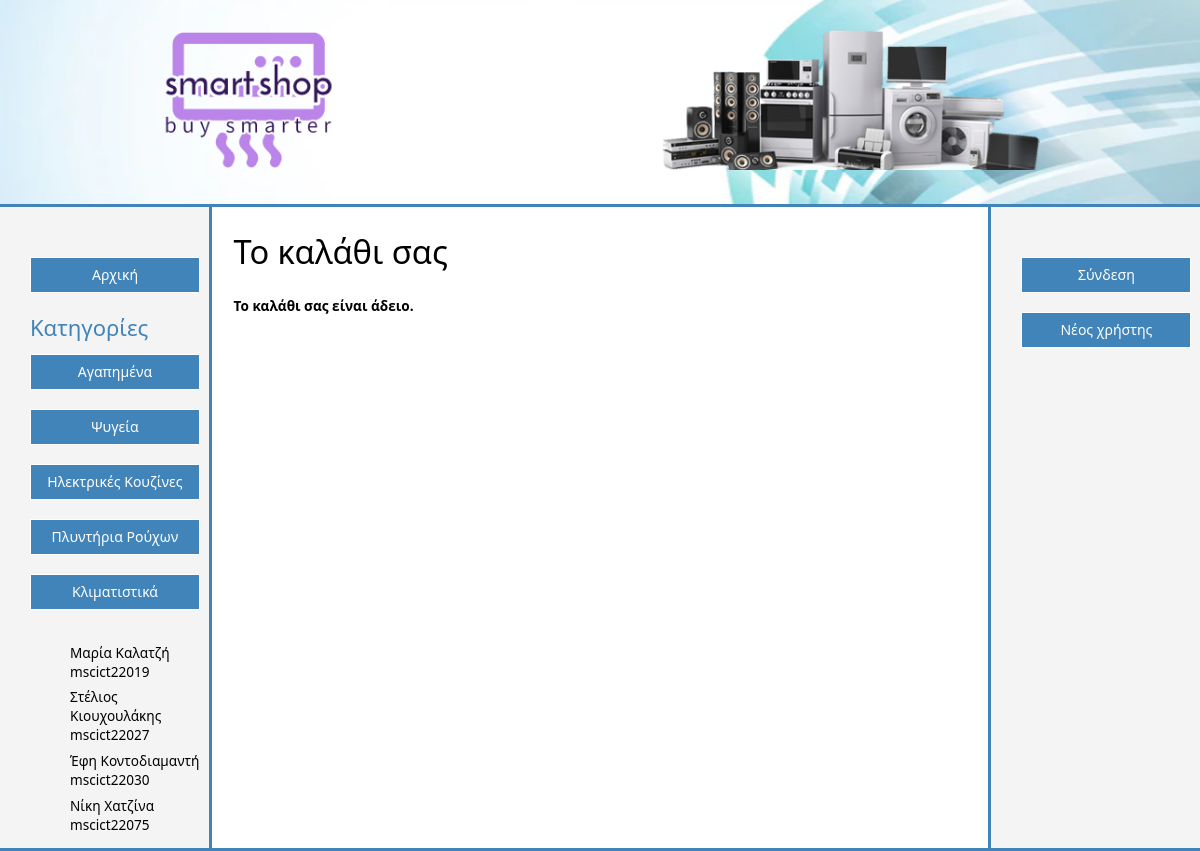
The app's page /cart.php with its own data.
### tables this page shows
CREATE TABLE `categories` (
  `cat_id` int(11) NOT NULL,
  `cat_name` varchar(45) NOT NULL
);

### leftsidebar.php (the view, shortened to what this page needs)
<html>
	<head>
		<link href="css/styles.css" rel="stylesheet" type="text/css">
	</head>
<?php
	echo "<form action='index.php' method='POST'>";
	echo "<input type='Submit' class='menuButton' value='Αρχική'><br><br>";
	echo "</form>";
	echo "<h2>Κατηγορίες</h2>";
	$SQL = "select 		cat_id, cat_name
			from 		categories
			order by 	cat_id";
	$result = mysqli_query($con, $SQL);
	while ($row = mysqli_fetch_array($result,MYSQLI_ASSOC))
	{
		echo "<form action='index.php?cat=".$row["cat_id"]."' method='POST'>";
		echo "<input type='Submit' class='menuButton' value='".$row["cat_name"]."'><br><br>";
		echo "</form>";
	}
?>
	<body>
	<ul>
		<li>Μαρία Καλατζή<br>mscict22019</li>
		<li>Στέλιος Κιουχουλάκης<br>mscict22027</li>
		<li>Έφη Κοντοδιαμαντή<br>mscict22030</li>
		<li>Νίκη Χατζίνα<br>mscict22075</li>
	</ul>
	</body>
</html>

### css/styles.css (style rules this page uses)
﻿body, html { background-color:white; width: 100vw; height: 100%; margin: 0; padding: 0; overflow-style: auto; padding: 0 0px 0 0px; }
li { list-style: none; margin-left: 0; margin-bottom: 0.5em; }
body { font-size: .85em; font-family: "Segoe UI", Verdana, Helvetica, Sans-Serif; margin: 0; padding: 0; height: 100%; }
.menuButton { width: 165px; height: 36px; border-style: solid; border-width: 1px; border-color: white; background-color: #4084b9; color: white; text-align: center; }
h1, h2, h3, h4, h5, h6 { color: black; margin-left: 0px; padding: 0; }
h2 { font-size: 22px; font-family: "Segoe UI", Verdana, Helvetica, Sans-Serif; font-weight: normal; color: #4084b9; text-align: left; margin-top: 0; margin-bottom: 12px; margin-left: 0px; line-height: normal; }
input, textarea, select { border: 1px solid #555; padding-top: 6px; padding-bottom: 6px; padding-left: 10px; padding-right: 10px; font-family: "Segoe UI", Verdana, Helvetica, Sans-Serif; font-size: 14px; line-height: 1.4em; text-align: left; }
td { border-style:solid; border-width:0px; border-color:black; padding: 0px; }
.menuButton { width: 170px; height: 36px; border-style: solid; border-width: 1px; border-color: white; background-color: #4084b9; color: white; text-align: center; }

### records on screen
categories: cat_name "Αγαπημένα"
categories: cat_name "Ψυγεία"
categories: cat_name "Ηλεκτρικές Κουζίνες"
categories: cat_name "Πλυντήρια Ρούχων"
categories: cat_name "Κλιματιστικά"
